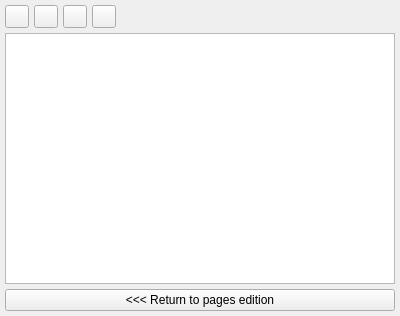
<?xml version="1.0" encoding="UTF-8"?>
<ui version="4.0">
 <class>PagePalette_MasterPagesBase</class>
 <widget class="QWidget" name="PagePalette_MasterPagesBase">
  <property name="geometry">
   <rect>
    <x>0</x>
    <y>0</y>
    <width>400</width>
    <height>316</height>
   </rect>
  </property>
  <property name="windowTitle">
   <string>Form</string>
  </property>
  <layout class="QVBoxLayout" name="verticalLayout">
   <property name="spacing">
    <number>5</number>
   </property>
   <property name="margin">
    <number>5</number>
   </property>
   <item>
    <layout class="QHBoxLayout" name="buttonLayout">
     <item>
      <widget class="QToolButton" name="newButton">
       <property name="text">
        <string/>
       </property>
      </widget>
     </item>
     <item>
      <widget class="QToolButton" name="importButton">
       <property name="text">
        <string/>
       </property>
      </widget>
     </item>
     <item>
      <widget class="QToolButton" name="duplicateButton">
       <property name="text">
        <string/>
       </property>
      </widget>
     </item>
     <item>
      <widget class="QToolButton" name="deleteButton">
       <property name="text">
        <string/>
       </property>
      </widget>
     </item>
     <item>
      <spacer name="horizontalSpacer">
       <property name="orientation">
        <enum>Qt::Horizontal</enum>
       </property>
       <property name="sizeHint" stdset="0">
        <size>
         <width>40</width>
         <height>20</height>
        </size>
       </property>
      </spacer>
     </item>
    </layout>
   </item>
   <item>
    <widget class="QListWidget" name="masterPageListBox"/>
   </item>
   <item>
    <widget class="QPushButton" name="finishButton">
     <property name="text">
      <string>&lt;&lt;&lt; Return to pages edition</string>
     </property>
    </widget>
   </item>
  </layout>
 </widget>
 <resources/>
 <connections/>
</ui>
